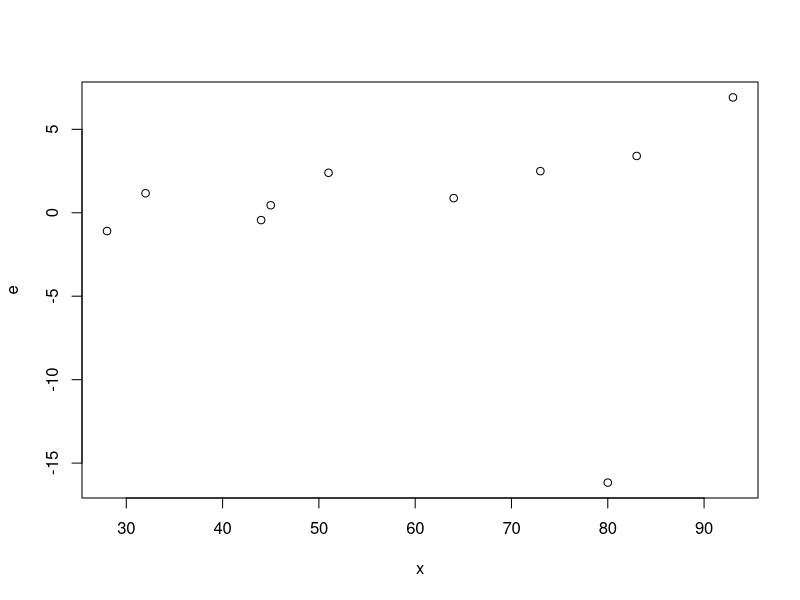

The R script that drew this image:
x <- c(51,32,80,73,64,45,83,44,93,28)
y <- c(52.7,15.2,89.5,94.8,76,39.3,114.8,36.5,137.4,5.3)
x_mean <-mean(x)
y_mean <- mean(y)
covar <- 0
disp <- 0
for (i in 1:10)
{
  covar <-covar+(x[i]-x_mean)*(y[i]-y_mean)
  disp <- disp + (x[i]-x_mean)*(x[i]-x_mean)
}
covar
disp
beta1 <-covar/disp
beta0 <- y_mean-beta1*x_mean
beta0
Q_e <-0
for (i in 1:10)
{
  Q_e <- Q_e+ (y[i]-beta0-beta1*x[i])*(y[i]-beta0-beta1*x[i])
}
Q_e/(10-2)

alpha <-0.05
s <-sqrt(Q_e/(10-2))
sum_sq <-0
for (i in 1:10) {sum_sq <- sum_sq + x[i]*x[i]}
beta0-qt((1-alpha/2), 10-2)*s*sqrt(sum_sq/(10*disp))
beta0+qt((1-alpha/2), 10-2)*s*sqrt(sum_sq/(10*disp))
beta1-qt((1-alpha/2), 10-2)*s*sqrt(1/disp)
beta1+qt((1-alpha/2), 10-2)*s*sqrt(1/disp)
Q_e/qchisq((1-alpha/2),10-2)
Q_e/qchisq(alpha/2,10-2)

x_given <-80
left_border <- beta0+beta1*x_given-qt((1-alpha/2),10-2)*s*sqrt(1/10+(x_given-x_mean)*(x_given-x_mean)/disp)
left_border
right_border <- beta0+beta1*x_given+qt((1-alpha/2),10-2)*s*sqrt(1/10+(x_given-x_mean)*(x_given-x_mean)/disp)
right_border
Q_r <-0
for (i in 1:10) {Q_r <- Q_r + (beta0+beta1*x[i]-y_mean)*(beta0+beta1*x[i]-y_mean)}
Q_r/Q_e
qf(1-alpha,1,10-2)

e <-c()
for (i in 1:10)
{
  e[i] <- y[i]-(beta0+beta1*x[i])
}
glm(y~x)  #general linear models
plot(x,e)
length(x)
# то значение, которое соответствует выбросу в e, можно исключить из рассмотрения,
# и всё пересчитать